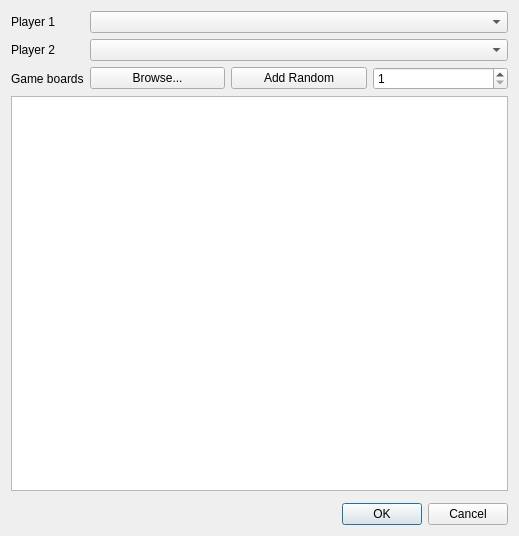
<?xml version="1.0" encoding="UTF-8"?>
<ui version="4.0">
 <class>NewGameDialog</class>
 <widget class="QDialog" name="NewGameDialog">
  <property name="geometry">
   <rect>
    <x>0</x>
    <y>0</y>
    <width>519</width>
    <height>536</height>
   </rect>
  </property>
  <property name="windowTitle">
   <string>Dialog</string>
  </property>
  <layout class="QFormLayout" name="formLayout_2">
   <property name="fieldGrowthPolicy">
    <enum>QFormLayout::AllNonFixedFieldsGrow</enum>
   </property>
   <item row="0" column="0">
    <widget class="QLabel" name="label_2">
     <property name="text">
      <string>Player 1</string>
     </property>
    </widget>
   </item>
   <item row="0" column="1">
    <widget class="QComboBox" name="player1ComboBox"/>
   </item>
   <item row="4" column="0">
    <widget class="QLabel" name="label_3">
     <property name="text">
      <string>Player 2</string>
     </property>
    </widget>
   </item>
   <item row="4" column="1">
    <widget class="QComboBox" name="player2ComboBox"/>
   </item>
   <item row="7" column="0">
    <widget class="QLabel" name="label_4">
     <property name="text">
      <string>Game boards</string>
     </property>
    </widget>
   </item>
   <item row="7" column="1">
    <layout class="QHBoxLayout" name="horizontalLayout">
     <item>
      <widget class="QPushButton" name="browseButton">
       <property name="text">
        <string>Browse...</string>
       </property>
      </widget>
     </item>
     <item>
      <widget class="QPushButton" name="randomButton">
       <property name="text">
        <string>Add Random</string>
       </property>
      </widget>
     </item>
     <item>
      <widget class="QSpinBox" name="numRandomSpinBox">
       <property name="minimum">
        <number>1</number>
       </property>
       <property name="maximum">
        <number>1000000</number>
       </property>
      </widget>
     </item>
    </layout>
   </item>
   <item row="8" column="0" colspan="2">
    <widget class="QListWidget" name="boardListWidget"/>
   </item>
   <item row="10" column="1">
    <layout class="QFormLayout" name="formLayout"/>
   </item>
   <item row="12" column="1">
    <widget class="QDialogButtonBox" name="buttonBox">
     <property name="orientation">
      <enum>Qt::Horizontal</enum>
     </property>
     <property name="standardButtons">
      <set>QDialogButtonBox::Cancel|QDialogButtonBox::Ok</set>
     </property>
    </widget>
   </item>
  </layout>
 </widget>
 <resources/>
 <connections>
  <connection>
   <sender>buttonBox</sender>
   <signal>accepted()</signal>
   <receiver>NewGameDialog</receiver>
   <slot>accept()</slot>
   <hints>
    <hint type="sourcelabel">
     <x>248</x>
     <y>254</y>
    </hint>
    <hint type="destinationlabel">
     <x>157</x>
     <y>274</y>
    </hint>
   </hints>
  </connection>
  <connection>
   <sender>buttonBox</sender>
   <signal>rejected()</signal>
   <receiver>NewGameDialog</receiver>
   <slot>reject()</slot>
   <hints>
    <hint type="sourcelabel">
     <x>316</x>
     <y>260</y>
    </hint>
    <hint type="destinationlabel">
     <x>286</x>
     <y>274</y>
    </hint>
   </hints>
  </connection>
  <connection>
   <sender>randomButton</sender>
   <signal>clicked()</signal>
   <receiver>NewGameDialog</receiver>
   <slot>OnAddRandomBoard()</slot>
   <hints>
    <hint type="sourcelabel">
     <x>345</x>
     <y>109</y>
    </hint>
    <hint type="destinationlabel">
     <x>214</x>
     <y>218</y>
    </hint>
   </hints>
  </connection>
 </connections>
 <slots>
  <slot>OnAddRandomBoard()</slot>
 </slots>
</ui>
